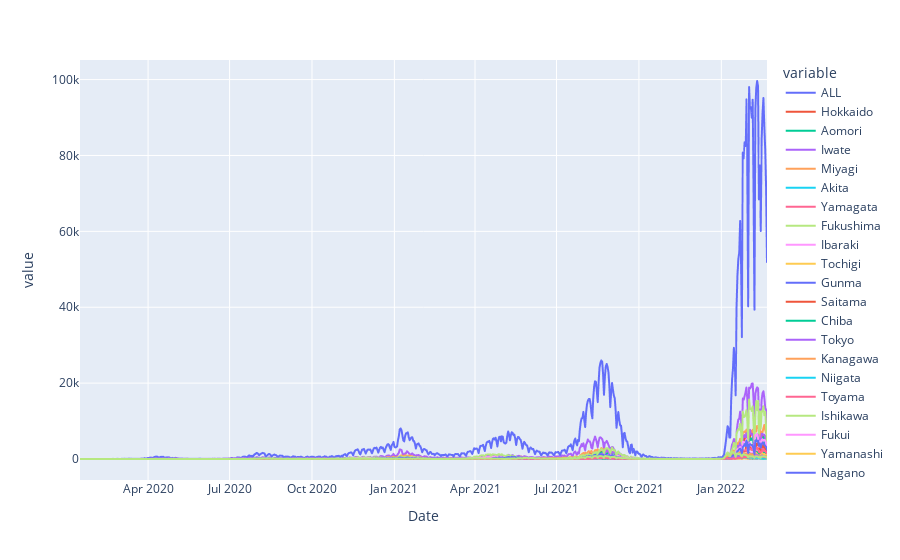

The notebook cell saved with this chart:
### Code cell
px.line(df, )

### Figure 1 — Plotly figure (JSON) as saved in the notebook; plotly's stock layout.template omitted (floating-point values rounded to 4 significant figures; data arrays with more than 128 entries replaced by an {"elided": "..."} marker saying what was removed)
{"data": [{"hovertemplate": "variable=ALL<br>Date=%{x}<br>value=%{y}<extra></extra>", "legendgroup": "ALL", "line": {"color": "#636efa", "dash": "solid"}, "marker": {"symbol": "circle"}, "mode": "lines", "name": "ALL", "showlegend": true, "type": "scattergl", "x": {"elided": "768 str values"}, "xaxis": "x", "y": {"elided": "768 int values"}, "yaxis": "y"}, {"hovertemplate": "variable=Hokkaido<br>Date=%{x}<br>value=%{y}<extra></extra>", "legendgroup": "Hokkaido", "line": {"color": "#EF553B", "dash": "solid"}, "marker": {"symbol": "circle"}, "mode": "lines", "name": "Hokkaido", "showlegend": true, "type": "scattergl", "x": {"elided": "768 str values"}, "xaxis": "x", "y": {"elided": "768 int values"}, "yaxis": "y"}, {"hovertemplate": "variable=Aomori<br>Date=%{x}<br>value=%{y}<extra></extra>", "legendgroup": "Aomori", "line": {"color": "#00cc96", "dash": "solid"}, "marker": {"symbol": "circle"}, "mode": "lines", "name": "Aomori", "showlegend": true, "type": "scattergl", "x": {"elided": "768 str values"}, "xaxis": "x", "y": {"elided": "768 int values"}, "yaxis": "y"}, {"hovertemplate": "variable=Iwate<br>Date=%{x}<br>value=%{y}<extra></extra>", "legendgroup": "Iwate", "line": {"color": "#ab63fa", "dash": "solid"}, "marker": {"symbol": "circle"}, "mode": "lines", "name": "Iwate", "showlegend": true, "type": "scattergl", "x": {"elided": "768 str values"}, "xaxis": "x", "y": {"elided": "768 int values"}, "yaxis": "y"}, {"hovertemplate": "variable=Miyagi<br>Date=%{x}<br>value=%{y}<extra></extra>", "legendgroup": "Miyagi", "line": {"color": "#FFA15A", "dash": "solid"}, "marker": {"symbol": "circle"}, "mode": "lines", "name": "Miyagi", "showlegend": true, "type": "scattergl", "x": {"elided": "768 str values"}, "xaxis": "x", "y": {"elided": "768 int values"}, "yaxis": "y"}, {"hovertemplate": "variable=Akita<br>Date=%{x}<br>value=%{y}<extra></extra>", "legendgroup": "Akita", "line": {"color": "#19d3f3", "dash": "solid"}, "marker": {"symbol": "circle"}, "mode": "lines", "name": "Akita", "showlegend": true, "type": "scattergl", "x": {"elided": "768 str values"}, "xaxis": "x", "y": {"elided": "768 int values"}, "yaxis": "y"}, {"hovertemplate": "variable=Yamagata<br>Date=%{x}<br>value=%{y}<extra></extra>", "legendgroup": "Yamagata", "line": {"color": "#FF6692", "dash": "solid"}, "marker": {"symbol": "circle"}, "mode": "lines", "name": "Yamagata", "showlegend": true, "type": "scattergl", "x": {"elided": "768 str values"}, "xaxis": "x", "y": {"elided": "768 int values"}, "yaxis": "y"}, {"hovertemplate": "variable=Fukushima<br>Date=%{x}<br>value=%{y}<extra></extra>", "legendgroup": "Fukushima", "line": {"color": "#B6E880", "dash": "solid"}, "marker": {"symbol": "circle"}, "mode": "lines", "name": "Fukushima", "showlegend": true, "type": "scattergl", "x": {"elided": "768 str values"}, "xaxis": "x", "y": {"elided": "768 int values"}, "yaxis": "y"}, {"hovertemplate": "variable=Ibaraki<br>Date=%{x}<br>value=%{y}<extra></extra>", "legendgroup": "Ibaraki", "line": {"color": "#FF97FF", "dash": "solid"}, "marker": {"symbol": "circle"}, "mode": "lines", "name": "Ibaraki", "showlegend": true, "type": "scattergl", "x": {"elided": "768 str values"}, "xaxis": "x", "y": {"elided": "768 int values"}, "yaxis": "y"}, {"hovertemplate": "variable=Tochigi<br>Date=%{x}<br>value=%{y}<extra></extra>", "legendgroup": "Tochigi", "line": {"color": "#FECB52", "dash": "solid"}, "marker": {"symbol": "circle"}, "mode": "lines", "name": "Tochigi", "showlegend": true, "type": "scattergl", "x": {"elided": "768 str values"}, "xaxis": "x", "y": {"elided": "768 int values"}, "yaxis": "y"}, {"hovertemplate": "variable=Gunma<br>Date=%{x}<br>value=%{y}<extra></extra>", "legendgroup": "Gunma", "line": {"color": "#636efa", "dash": "solid"}, "marker": {"symbol": "circle"}, "mode": "lines", "name": "Gunma", "showlegend": true, "type": "scattergl", "x": {"elided": "768 str values"}, "xaxis": "x", "y": {"elided": "768 int values"}, "yaxis": "y"}, {"hovertemplate": "variable=Saitama<br>Date=%{x}<br>value=%{y}<extra></extra>", "legendgroup": "Saitama", "line": {"color": "#EF553B", "dash": "solid"}, "marker": {"symbol": "circle"}, "mode": "lines", "name": "Saitama", "showlegend": true, "type": "scattergl", "x": {"elided": "768 str values"}, "xaxis": "x", "y": {"elided": "768 int values"}, "yaxis": "y"}, {"hovertemplate": "variable=Chiba<br>Date=%{x}<br>value=%{y}<extra></extra>", "legendgroup": "Chiba", "line": {"color": "#00cc96", "dash": "solid"}, "marker": {"symbol": "circle"}, "mode": "lines", "name": "Chiba", "showlegend": true, "type": "scattergl", "x": {"elided": "768 str values"}, "xaxis": "x", "y": {"elided": "768 int values"}, "yaxis": "y"}, {"hovertemplate": "variable=Tokyo<br>Date=%{x}<br>value=%{y}<extra></extra>", "legendgroup": "Tokyo", "line": {"color": "#ab63fa", "dash": "solid"}, "marker": {"symbol": "circle"}, "mode": "lines", "name": "Tokyo", "showlegend": true, "type": "scattergl", "x": {"elided": "768 str values"}, "xaxis": "x", "y": {"elided": "768 int values"}, "yaxis": "y"}, {"hovertemplate": "variable=Kanagawa<br>Date=%{x}<br>value=%{y}<extra></extra>", "legendgroup": "Kanagawa", "line": {"color": "#FFA15A", "dash": "solid"}, "marker": {"symbol": "circle"}, "mode": "lines", "name": "Kanagawa", "showlegend": true, "type": "scattergl", "x": {"elided": "768 str values"}, "xaxis": "x", "y": {"elided": "768 int values"}, "yaxis": "y"}, {"hovertemplate": "variable=Niigata<br>Date=%{x}<br>value=%{y}<extra></extra>", "legendgroup": "Niigata", "line": {"color": "#19d3f3", "dash": "solid"}, "marker": {"symbol": "circle"}, "mode": "lines", "name": "Niigata", "showlegend": true, "type": "scattergl", "x": {"elided": "768 str values"}, "xaxis": "x", "y": {"elided": "768 int values"}, "yaxis": "y"}, {"hovertemplate": "variable=Toyama<br>Date=%{x}<br>value=%{y}<extra></extra>", "legendgroup": "Toyama", "line": {"color": "#FF6692", "dash": "solid"}, "marker": {"symbol": "circle"}, "mode": "lines", "name": "Toyama", "showlegend": true, "type": "scattergl", "x": {"elided": "768 str values"}, "xaxis": "x", "y": {"elided": "768 int values"}, "yaxis": "y"}, {"hovertemplate": "variable=Ishikawa<br>Date=%{x}<br>value=%{y}<extra></extra>", "legendgroup": "Ishikawa", "line": {"color": "#B6E880", "dash": "solid"}, "marker": {"symbol": "circle"}, "mode": "lines", "name": "Ishikawa", "showlegend": true, "type": "scattergl", "x": {"elided": "768 str values"}, "xaxis": "x", "y": {"elided": "768 int values"}, "yaxis": "y"}, {"hovertemplate": "variable=Fukui<br>Date=%{x}<br>value=%{y}<extra></extra>", "legendgroup": "Fukui", "line": {"color": "#FF97FF", "dash": "solid"}, "marker": {"symbol": "circle"}, "mode": "lines", "name": "Fukui", "showlegend": true, "type": "scattergl", "x": {"elided": "768 str values"}, "xaxis": "x", "y": {"elided": "768 int values"}, "yaxis": "y"}, {"hovertemplate": "variable=Yamanashi<br>Date=%{x}<br>value=%{y}<extra></extra>", "legendgroup": "Yamanashi", "line": {"color": "#FECB52", "dash": "solid"}, "marker": {"symbol": "circle"}, "mode": "lines", "name": "Yamanashi", "showlegend": true, "type": "scattergl", "x": {"elided": "768 str values"}, "xaxis": "x", "y": {"elided": "768 int values"}, "yaxis": "y"}, {"hovertemplate": "variable=Nagano<br>Date=%{x}<br>value=%{y}<extra></extra>", "legendgroup": "Nagano", "line": {"color": "#636efa", "dash": "solid"}, "marker": {"symbol": "circle"}, "mode": "lines", "name": "Nagano", "showlegend": true, "type": "scattergl", "x": {"elided": "768 str values"}, "xaxis": "x", "y": {"elided": "768 int values"}, "yaxis": "y"}, {"hovertemplate": "variable=Gifu<br>Date=%{x}<br>value=%{y}<extra></extra>", "legendgroup": "Gifu", "line": {"color": "#EF553B", "dash": "solid"}, "marker": {"symbol": "circle"}, "mode": "lines", "name": "Gifu", "showlegend": true, "type": "scattergl", "x": {"elided": "768 str values"}, "xaxis": "x", "y": {"elided": "768 int values"}, "yaxis": "y"}, {"hovertemplate": "variable=Shizuoka<br>Date=%{x}<br>value=%{y}<extra></extra>", "legendgroup": "Shizuoka", "line": {"color": "#00cc96", "dash": "solid"}, "marker": {"symbol": "circle"}, "mode": "lines", "name": "Shizuoka", "showlegend": true, "type": "scattergl", "x": {"elided": "768 str values"}, "xaxis": "x", "y": {"elided": "768 int values"}, "yaxis": "y"}, {"hovertemplate": "variable=Aichi<br>Date=%{x}<br>value=%{y}<extra></extra>", "legendgroup": "Aichi", "line": {"color": "#ab63fa", "dash": "solid"}, "marker": {"symbol": "circle"}, "mode": "lines", "name": "Aichi", "showlegend": true, "type": "scattergl", "x": {"elided": "768 str values"}, "xaxis": "x", "y": {"elided": "768 int values"}, "yaxis": "y"}, {"hovertemplate": "variable=Mie<br>Date=%{x}<br>value=%{y}<extra></extra>", "legendgroup": "Mie", "line": {"color": "#FFA15A", "dash": "solid"}, "marker": {"symbol": "circle"}, "mode": "lines", "name": "Mie", "showlegend": true, "type": "scattergl", "x": {"elided": "768 str values"}, "xaxis": "x", "y": {"elided": "768 int values"}, "yaxis": "y"}, {"hovertemplate": "variable=Shiga<br>Date=%{x}<br>value=%{y}<extra></extra>", "legendgroup": "Shiga", "line": {"color": "#19d3f3", "dash": "solid"}, "marker": {"symbol": "circle"}, "mode": "lines", "name": "Shiga", "showlegend": true, "type": "scattergl", "x": {"elided": "768 str values"}, "xaxis": "x", "y": {"elided": "768 int values"}, "yaxis": "y"}, {"hovertemplate": "variable=Kyoto<br>Date=%{x}<br>value=%{y}<extra></extra>", "legendgroup": "Kyoto", "line": {"color": "#FF6692", "dash": "solid"}, "marker": {"symbol": "circle"}, "mode": "lines", "name": "Kyoto", "showlegend": true, "type": "scattergl", "x": {"elided": "768 str values"}, "xaxis": "x", "y": {"elided": "768 int values"}, "yaxis": "y"}, {"hovertemplate": "variable=Osaka<br>Date=%{x}<br>value=%{y}<extra></extra>", "legendgroup": "Osaka", "line": {"color": "#B6E880", "dash": "solid"}, "marker": {"symbol": "circle"}, "mode": "lines", "name": "Osaka", "showlegend": true, "type": "scattergl", "x": {"elided": "768 str values"}, "xaxis": "x", "y": {"elided": "768 int values"}, "yaxis": "y"}, {"hovertemplate": "variable=Hyogo<br>Date=%{x}<br>value=%{y}<extra></extra>", "legendgroup": "Hyogo", "line": {"color": "#FF97FF", "dash": "solid"}, "marker": {"symbol": "circle"}, "mode": "lines", "name": "Hyogo", "showlegend": true, "type": "scattergl", "x": {"elided": "768 str values"}, "xaxis": "x", "y": {"elided": "768 int values"}, "yaxis": "y"}, {"hovertemplate": "variable=Nara<br>Date=%{x}<br>value=%{y}<extra></extra>", "legendgroup": "Nara", "line": {"color": "#FECB52", "dash": "solid"}, "marker": {"symbol": "circle"}, "mode": "lines", "name": "Nara", "showlegend": true, "type": "scattergl", "x": {"elided": "768 str values"}, "xaxis": "x", "y": {"elided": "768 int values"}, "yaxis": "y"}, {"hovertemplate": "variable=Wakayama<br>Date=%{x}<br>value=%{y}<extra></extra>", "legendgroup": "Wakayama", "line": {"color": "#636efa", "dash": "solid"}, "marker": {"symbol": "circle"}, "mode": "lines", "name": "Wakayama", "showlegend": true, "type": "scattergl", "x": {"elided": "768 str values"}, "xaxis": "x", "y": {"elided": "768 int values"}, "yaxis": "y"}, {"hovertemplate": "variable=Tottori<br>Date=%{x}<br>value=%{y}<extra></extra>", "legendgroup": "Tottori", "line": {"color": "#EF553B", "dash": "solid"}, "marker": {"symbol": "circle"}, "mode": "lines", "name": "Tottori", "showlegend": true, "type": "scattergl", "x": {"elided": "768 str values"}, "xaxis": "x", "y": {"elided": "768 int values"}, "yaxis": "y"}, {"hovertemplate": "variable=Shimane<br>Date=%{x}<br>value=%{y}<extra></extra>", "legendgroup": "Shimane", "line": {"color": "#00cc96", "dash": "solid"}, "marker": {"symbol": "circle"}, "mode": "lines", "name": "Shimane", "showlegend": true, "type": "scattergl", "x": {"elided": "768 str values"}, "xaxis": "x", "y": {"elided": "768 int values"}, "yaxis": "y"}, {"hovertemplate": "variable=Okayama<br>Date=%{x}<br>value=%{y}<extra></extra>", "legendgroup": "Okayama", "line": {"color": "#ab63fa", "dash": "solid"}, "marker": {"symbol": "circle"}, "mode": "lines", "name": "Okayama", "showlegend": true, "type": "scattergl", "x": {"elided": "768 str values"}, "xaxis": "x", "y": {"elided": "768 int values"}, "yaxis": "y"}, {"hovertemplate": "variable=Hiroshima<br>Date=%{x}<br>value=%{y}<extra></extra>", "legendgroup": "Hiroshima", "line": {"color": "#FFA15A", "dash": "solid"}, "marker": {"symbol": "circle"}, "mode": "lines", "name": "Hiroshima", "showlegend": true, "type": "scattergl", "x": {"elided": "768 str values"}, "xaxis": "x", "y": {"elided": "768 int values"}, "yaxis": "y"}, {"hovertemplate": "variable=Yamaguchi<br>Date=%{x}<br>value=%{y}<extra></extra>", "legendgroup": "Yamaguchi", "line": {"color": "#19d3f3", "dash": "solid"}, "marker": {"symbol": "circle"}, "mode": "lines", "name": "Yamaguchi", "showlegend": true, "type": "scattergl", "x": {"elided": "768 str values"}, "xaxis": "x", "y": {"elided": "768 int values"}, "yaxis": "y"}, {"hovertemplate": "variable=Tokushima<br>Date=%{x}<br>value=%{y}<extra></extra>", "legendgroup": "Tokushima", "line": {"color": "#FF6692", "dash": "solid"}, "marker": {"symbol": "circle"}, "mode": "lines", "name": "Tokushima", "showlegend": true, "type": "scattergl", "x": {"elided": "768 str values"}, "xaxis": "x", "y": {"elided": "768 int values"}, "yaxis": "y"}, {"hovertemplate": "variable=Kagawa<br>Date=%{x}<br>value=%{y}<extra></extra>", "legendgroup": "Kagawa", "line": {"color": "#B6E880", "dash": "solid"}, "marker": {"symbol": "circle"}, "mode": "lines", "name": "Kagawa", "showlegend": true, "type": "scattergl", "x": {"elided": "768 str values"}, "xaxis": "x", "y": {"elided": "768 int values"}, "yaxis": "y"}, {"hovertemplate": "variable=Ehime<br>Date=%{x}<br>value=%{y}<extra></extra>", "legendgroup": "Ehime", "line": {"color": "#FF97FF", "dash": "solid"}, "marker": {"symbol": "circle"}, "mode": "lines", "name": "Ehime", "showlegend": true, "type": "scattergl", "x": {"elided": "768 str values"}, "xaxis": "x", "y": {"elided": "768 int values"}, "yaxis": "y"}, {"hovertemplate": "variable=Kochi<br>Date=%{x}<br>value=%{y}<extra></extra>", "legendgroup": "Kochi", "line": {"color": "#FECB52", "dash": "solid"}, "marker": {"symbol": "circle"}, "mode": "lines", "name": "Kochi", "showlegend": true, "type": "scattergl", "x": {"elided": "768 str values"}, "xaxis": "x", "y": {"elided": "768 int values"}, "yaxis": "y"}, {"hovertemplate": "variable=Fukuoka<br>Date=%{x}<br>value=%{y}<extra></extra>", "legendgroup": "Fukuoka", "line": {"color": "#636efa", "dash": "solid"}, "marker": {"symbol": "circle"}, "mode": "lines", "name": "Fukuoka", "showlegend": true, "type": "scattergl", "x": {"elided": "768 str values"}, "xaxis": "x", "y": {"elided": "768 int values"}, "yaxis": "y"}, {"hovertemplate": "variable=Saga<br>Date=%{x}<br>value=%{y}<extra></extra>", "legendgroup": "Saga", "line": {"color": "#EF553B", "dash": "solid"}, "marker": {"symbol": "circle"}, "mode": "lines", "name": "Saga", "showlegend": true, "type": "scattergl", "x": {"elided": "768 str values"}, "xaxis": "x", "y": {"elided": "768 int values"}, "yaxis": "y"}, {"hovertemplate": "variable=Nagasaki<br>Date=%{x}<br>value=%{y}<extra></extra>", "legendgroup": "Nagasaki", "line": {"color": "#00cc96", "dash": "solid"}, "marker": {"symbol": "circle"}, "mode": "lines", "name": "Nagasaki", "showlegend": true, "type": "scattergl", "x": {"elided": "768 str values"}, "xaxis": "x", "y": {"elided": "768 int values"}, "yaxis": "y"}, {"hovertemplate": "variable=Kumamoto<br>Date=%{x}<br>value=%{y}<extra></extra>", "legendgroup": "Kumamoto", "line": {"color": "#ab63fa", "dash": "solid"}, "marker": {"symbol": "circle"}, "mode": "lines", "name": "Kumamoto", "showlegend": true, "type": "scattergl", "x": {"elided": "768 str values"}, "xaxis": "x", "y": {"elided": "768 int values"}, "yaxis": "y"}, {"hovertemplate": "variable=Oita<br>Date=%{x}<br>value=%{y}<extra></extra>", "legendgroup": "Oita", "line": {"color": "#FFA15A", "dash": "solid"}, "marker": {"symbol": "circle"}, "mode": "lines", "name": "Oita", "showlegend": true, "type": "scattergl", "x": {"elided": "768 str values"}, "xaxis": "x", "y": {"elided": "768 int values"}, "yaxis": "y"}, {"hovertemplate": "variable=Miyazaki<br>Date=%{x}<br>value=%{y}<extra></extra>", "legendgroup": "Miyazaki", "line": {"color": "#19d3f3", "dash": "solid"}, "marker": {"symbol": "circle"}, "mode": "lines", "name": "Miyazaki", "showlegend": true, "type": "scattergl", "x": {"elided": "768 str values"}, "xaxis": "x", "y": {"elided": "768 int values"}, "yaxis": "y"}, {"hovertemplate": "variable=Kagoshima<br>Date=%{x}<br>value=%{y}<extra></extra>", "legendgroup": "Kagoshima", "line": {"color": "#FF6692", "dash": "solid"}, "marker": {"symbol": "circle"}, "mode": "lines", "name": "Kagoshima", "showlegend": true, "type": "scattergl", "x": {"elided": "768 str values"}, "xaxis": "x", "y": {"elided": "768 int values"}, "yaxis": "y"}, {"hovertemplate": "variable=Okinawa<br>Date=%{x}<br>value=%{y}<extra></extra>", "legendgroup": "Okinawa", "line": {"color": "#B6E880", "dash": "solid"}, "marker": {"symbol": "circle"}, "mode": "lines", "name": "Okinawa", "showlegend": true, "type": "scattergl", "x": {"elided": "768 str values"}, "xaxis": "x", "y": {"elided": "768 int values"}, "yaxis": "y"}], "layout": {"autosize": true, "legend": {"title": {"text": "variable"}, "tracegroupgap": 0}, "margin": {"t": 60}, "xaxis": {"anchor": "y", "autorange": true, "domain": [0, 1], "range": ["2020-01-16", "2022-02-21"], "title": {"text": "Date"}, "type": "date"}, "yaxis": {"anchor": "x", "autorange": true, "domain": [0, 1], "range": [-5535.0, 105200.0], "title": {"text": "value"}, "type": "linear"}}}
